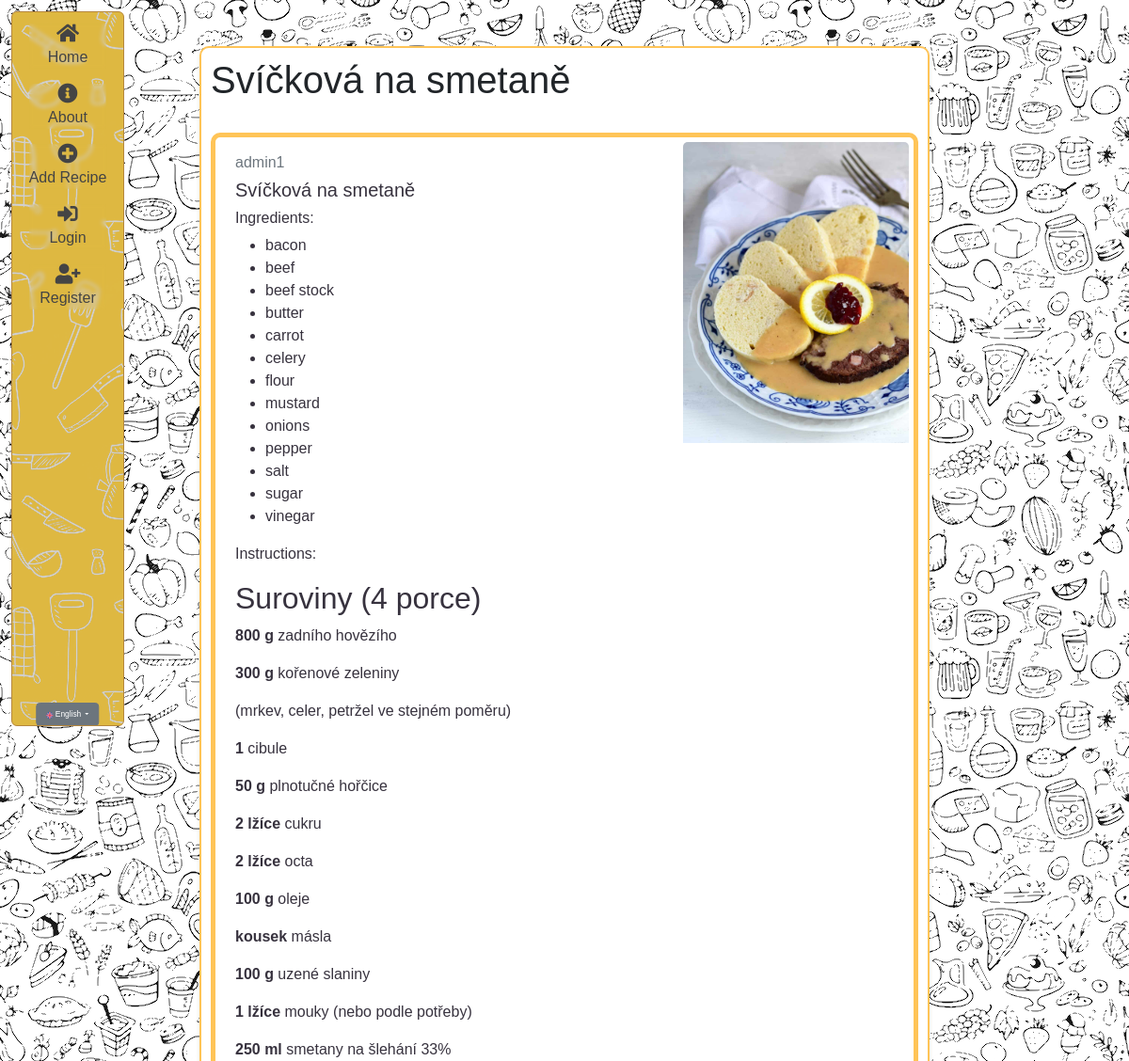
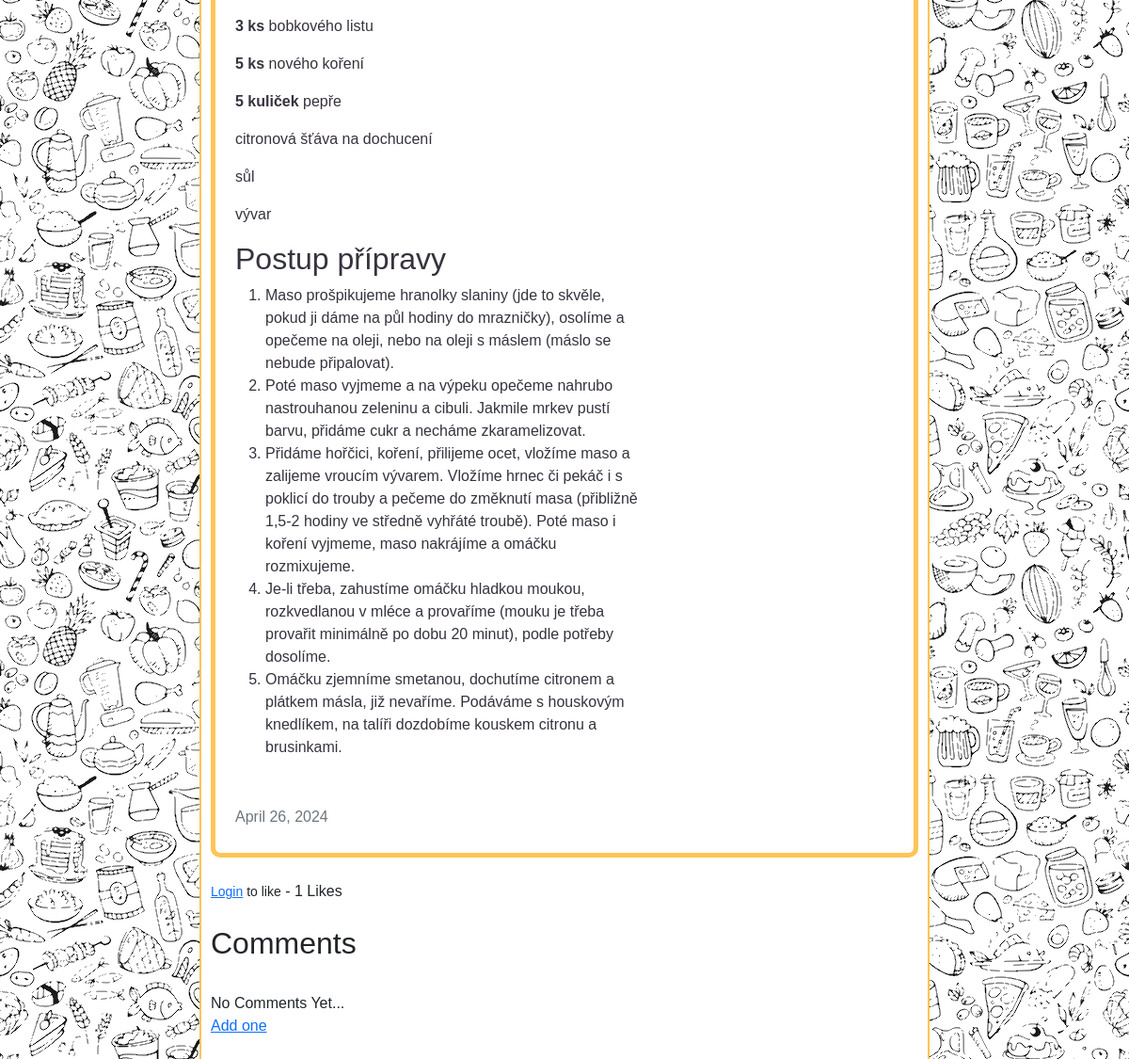
The page /en/recipe/45 on the database its author committed (2 pictures, top to bottom).
### recipes/models.py (models this page shows, shortened)
class Recipe(models.Model):
  title = models.CharField(max_length=100, verbose_name=_('title'))
  description = RichTextField(blank=True, null=True, verbose_name=_('description'), config_name='default')
  author = models.ForeignKey(User, on_delete=models.CASCADE)
  created_at = models.DateTimeField(auto_now_add=True)
  updated_at = models.DateTimeField(auto_now=True)
  ingredients = models.ManyToManyField(Ingredient, related_name='recipes', verbose_name=_('ingredients'))
  likes = models.ManyToManyField(User, related_name='blog_posts')
  photo = models.ImageField(
        upload_to='recipes',
        null=True,
        blank=True,
        verbose_name=_('photo'),
    )
  class Meta:
    ordering = ['-created_at']
  def total_likes(self):
    return self.likes.count()

class Ingredient(models.Model):
  name = models.CharField(max_length=100)
  class Meta:
    ordering = ['name']

### recipes/views.py (the view)
# urls.py: path('recipe/<int:pk>', views.RecipeDetailView.as_view(), name="recipes-detail"),
class RecipeDetailView(DetailView):
  model = models.Recipe
  template_name = 'recipes/recipe_detail.html'
  def get_context_data(self, *args, **kwargs):
    context = super(RecipeDetailView, self).get_context_data(*args, **kwargs)
    stuff = get_object_or_404(models.Recipe, id=self.kwargs['pk'])
    total_likes = stuff.total_likes()
    liked = False
    if stuff.likes.filter(id=self.request.user.id).exists():
        liked = True
    context["total_likes"] = total_likes
    context["liked"] = liked
    return context

### recipes/templates/recipes/recipe_detail.html (shortened to what this page needs)
{% extends "recipes/box.html" %} {% load i18n %}
{% block content %}
<div class="recipe-form">
  <h1>{{ object.title }}</h1>
  <div class="card my-4">
    {% if object.photo %}
    <img
      class="card-img-top img-fluid"
      src="{{ object.photo.url }}"
      alt="{{ object.title }}" />
    {% endif %}
    <div class="card-body">
      <h6 class="card-subtitle mb-2 text-muted">{{ object.author }}</h6>
      <h5 class="card-title">{{ object.title }}</h5>
      {% if object.ingredients.all|length %}
      <h6>{% trans "Ingredients:" %}</h6>
      <ul>
        {% for ingredient in object.ingredients.all %}
        <li>{{ ingredient.name }}</li>
        {% endfor %}
      </ul>
      {% else %}
      <p>{% trans "No ingredients added yet." %}</p>
      {% endif %}
      <p class="card-text">
        {% trans "Instructions:" %} {{ object.description|safe }}
      </p>
      <h6 class="card-subtitle mb-2 text-muted">
        {{ object.updated_at|date:"F d, Y" }}
      </h6>
    </div>
  </div>
  <form action="{% url 'like_post' object.pk %}" method="POST">
    {% csrf_token %} {% if user.is_authenticated %} {% if liked %}
    <button
      type="submit"
      ,
      name="object_id"
      ,
      value="{{ object.id }}"
      ,
      class="btn btn-danger btn-sm">
      {% trans "Unlike" %}
    </button>
    {% else %}
    <button
      type="submit"
      ,
      name="object_id"
      ,
      value="{{ object.id }}"
      ,
      class="btn btn-primary btn-sm">
      {% trans "Like" %}
    </button>
    {% endif %} {% else %}
    <small>
      <a href="{% url 'user-login' %}">{% trans "Login" %}</a>&nbsp{% trans "to like"%}</small>
    {% endif %} - {{ total_likes }} {% trans "Likes" %}
  </form>
  <br />
  <h2>{% trans "Comments" %}</h2>
  <br />
  {% if not object.comments.all %} {% trans "No Comments Yet..." %}<a
    href="{% url 'add_comment' object.pk %}"
    >{% trans "Add one" %}</a
  >
  {% endif %}
  <br />
</div>
{% endblock content %}

### recipes/static/recipes/base.css (style rules this page uses)
:root { --color-primary: #ffffff; --color-secondary: #444444; --color-tertiary: #37323e; --color-accent: #ffc457; --color-dark: #b5873e; }
body { background-color: var(--color-primary); background-image: url(food.png); font-family: Arial, sans-serif; }
.card { background-color: var(--color-primary); transition: transform 0.3s ease-in-out; color: var(--color-tertiary); display: flex; flex-direction: row-reverse; justify-content: space-between; padding: 5px; border-radius: 10px; overflow: auto; border: 5px solid var(--color-accent); box-sizing: border-box; }
.card img { height: 100%; width: auto; flex: 0 0 auto; margin-left: 20px; max-width: 20vw; }
.recipe-form { background-color: white; border: 2px solid var(--color-accent); border-radius: 10px; padding: 10px; box-shadow: 0 2px 4px rgba(0, 0, 0, 0.1); justify-content: center; display: flex; flex-direction: column; }

### rows shown on the page
Recipe: title "Svíčková na smetaně", photo (picture), author "admin1", description "Suroviny (4 porce) 800 g zadního hovězího 300 g kořenové zeleniny (mrkev, celer, petržel ve stejném poměru) 1 cibule 50 g plnotučné hořčice 2 lžíce cukru 2 lžíce octa 100 g oleje kousek másla 100 g uzené slaniny 1 lžíce mouky (nebo podle potřeby) 250 ml smetany na šlehání 33% 3 ks bobkového listu 5 ks nového koření 5 kuliček pepře citronová šťáva na dochucení sůl vývar Postup přípravy Maso prošpikujeme hranolky slaniny (jde to skvěle, pokud ji dáme na půl hodiny do mrazničky), osolíme a opečeme na oleji, nebo na oleji s máslem (máslo se nebude připalovat). Poté maso vyjmeme a na výpeku opečeme nahrubo nastrouhanou zeleninu a cibuli. Jakmile mrkev pustí barvu, přidáme cukr a necháme…", updated_at "April 26, 2024"
Ingredient: name "bacon"
Ingredient: name "beef"
Ingredient: name "beef stock"
Ingredient: name "butter"
Ingredient: name "carrot"
Ingredient: name "celery"
Ingredient: name "flour"
Ingredient: name "mustard"
Ingredient: name "onions"
Ingredient: name "pepper"
Ingredient: name "salt"
Ingredient: name "sugar"
Ingredient: name "vinegar"

### other values the page prints
{{ total_likes }} "1"
